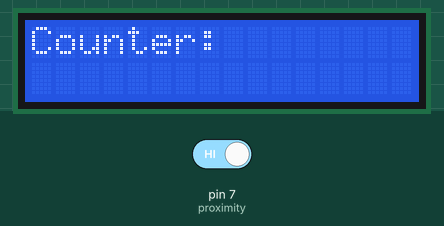
Simulated run of this sketch. Board: Arduino Uno, built with avr-gcc and run on an emulated ATmega328P. Parts: 16×2 character LCD. Inputs (shaded band) come from the test bench; at power-on: pin 7 (proximity) HIGH. What the sketch prints to the serial monitor is not drawn.

Above: at 1.2 s.
1.3 s: pin 7 (proximity) driven LOW
At 2.5 s:
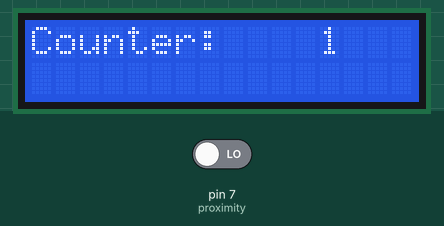
Timing chart, 0 to 4.3 s (numbered marks = the images above; inputs shaded):
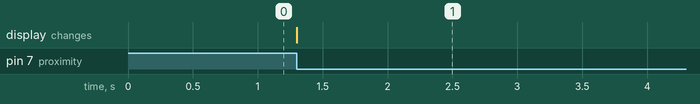

The sketch:

Counter_IR_Proximity_Sensor.ino
```cpp
#include <Wire.h>
#include <LiquidCrystal_I2C.h>

#define proximity 7

int counter = 0;
int kondisi = HIGH;
int hitObject = false;

LiquidCrystal_I2C lcd (0x27, 16, 2);

void setup()
{
  lcd.begin();
  lcd.backlight();
  pinMode (proximity, INPUT);
  Serial.begin(9600);
  lcd.setCursor(0,0);
  lcd.print("Counter: ");

}

void loop()
 {
  int hitung = digitalRead(proximity);
  if ((hitung == 0) && (hitObject == false))
  {
    counter++;
    hitObject = true;
    Serial.print("Counter: ");
    Serial.println(counter);

    lcd.setCursor(12,0);
    lcd.print(counter);
    delay(100);
  }
  else if ((hitung == 1) && (hitObject == true))
  {
    hitObject = false;
  //delay(100);
  }
 }
```

Measured:
- after the input at 1.3 s, the display: changes at once (image 1)
